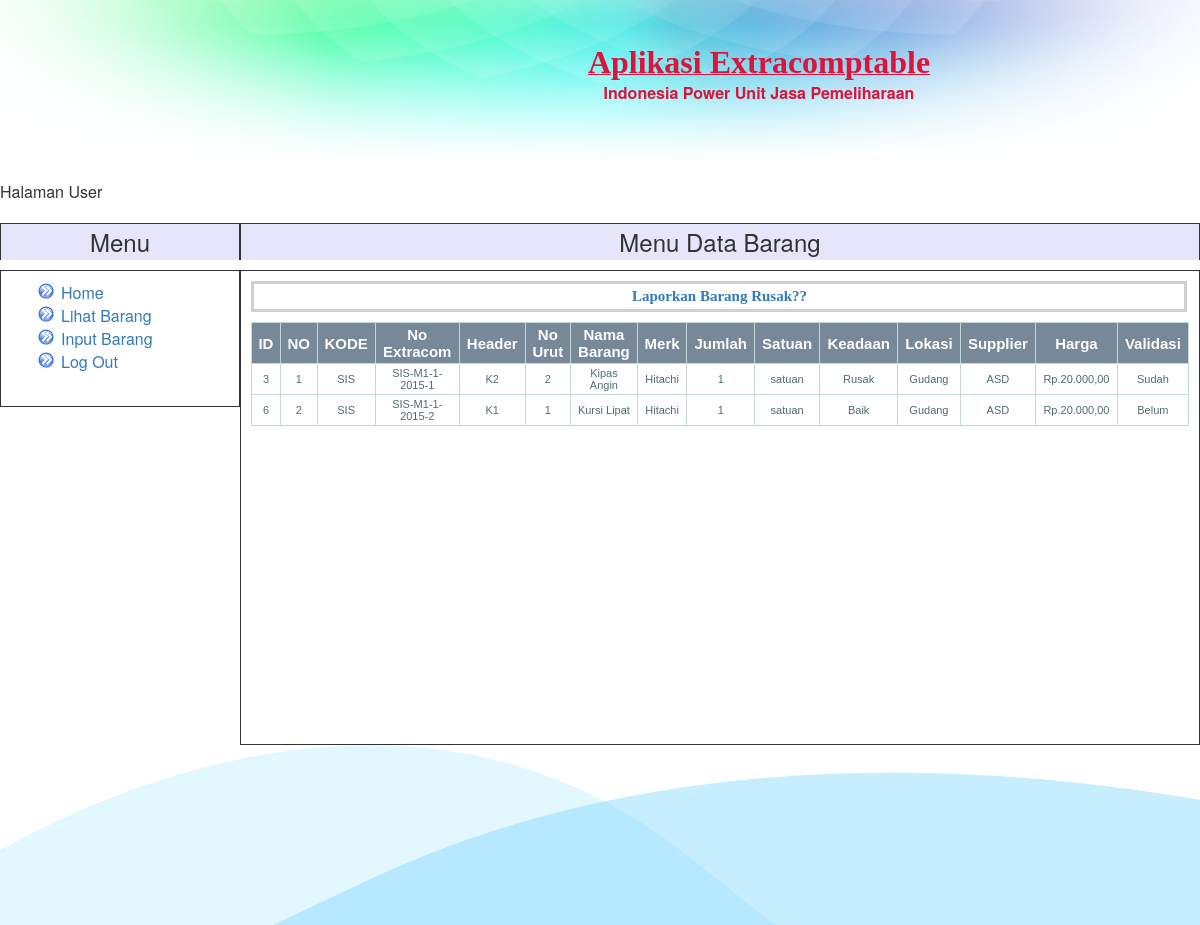
Screenshot of /user/index.php?page=barang (signed in) with the database file from the repository.
### tables this page shows
CREATE TABLE IF NOT EXISTS `detail_barang` (
`id` int(11) NOT NULL,
  `kode_akhir` int(11) NOT NULL,
  `kode` varchar(5) NOT NULL,
  `no_extracom` varchar(20) NOT NULL,
  `header` varchar(5) NOT NULL,
  `no_urut` int(11) NOT NULL,
  `namabrg` varchar(20) NOT NULL,
  `merk` varchar(20) NOT NULL,
  `jumlah` int(11) NOT NULL,
  `satuan` varchar(10) NOT NULL,
  `keadaan` varchar(20) NOT NULL,
  `lokasi` varchar(20) NOT NULL,
  `supplier` varchar(20) NOT NULL,
  `harga` int(11) NOT NULL,
  `validasi` varchar(20) NOT NULL
);

### user/lihat_barang.php (the view)
<?php
include "../include/koneksi_db.php";
include "link.php";
$user = $_SESSION['user'];
$cariuser = mysql_query("select * from admin where username='$user'" , $konek);
$cs = mysql_fetch_array($cariuser);
$user = $cs['kode'];
$query2=mysql_query("SELECT * FROM detail_barang where kode='$user'");
?>
<table class="table-data" border=1 width=100% border=0 >
<tr>
<td class="head-data4">ID</td>
<td class="head-data4">NO</td>
<td class="head-data4">KODE</td>
<td class="head-data4">No Extracom</td>
<td class="head-data4">Header</td>
<td class="head-data4">No Urut</td>
<td class="head-data4">Nama Barang</td>
<td class="head-data4">Merk</td>
<td class="head-data4">Jumlah</td>
<td class="head-data4">Satuan</td>
<td class="head-data4">Keadaan</td>
<td class="head-data4">Lokasi</td>
<td class="head-data4">Supplier</td>
<td class="head-data4">Harga</td>
<td class="head-data4">Validasi</td>
</tr>
<?php
while ($hasil=mysql_fetch_array($query2)) { ?>
<tr>
	<td class='td-data'><?php echo $hasil['id'] ?></td>
	<td class='td-data'><?php echo $hasil['kode_akhir']?></td>
	<td class='td-data'><?php echo $hasil['kode'] ?></td>
	<td class='td-data'><?php echo $hasil['no_extracom'] ?></td>
	<td class='td-data'><?php echo $hasil['header'] ?></td>
	<td class='td-data'><?php echo $hasil['no_urut'] ?></td>
	<td class='td-data'><?php echo $hasil['namabrg'] ?></td>
	<td class='td-data'><?php echo $hasil['merk'] ?></td>
	<td class='td-data'><?php echo $hasil['jumlah'] ?></td>
	<td class='td-data'><?php echo $hasil['satuan'] ?></td>
	<td class='td-data'><?php echo $hasil['keadaan'] ?></td>
	<td class='td-data'><?php echo $hasil['lokasi'] ?></td>
	<td class='td-data'><?php echo $hasil['supplier'] ?></td>
	<td class='td-data'>Rp.<?php echo number_format($hasil['harga'],2,",",".");?></td>
	<td class='td-data'><?php echo $hasil['validasi'] ?></td>
</tr>
<?php } ;
?>
</table>

### include/style.css (style rules this page uses)
body { background-color: #FFFFFF; color: black; margin-top: 0px; margin-left: 50px; margin-right: 50px; font-family: arial; font-size: 14px; }
.table-data { width: 100%; padding: 0; margin: 0 auto 1.5em auto; border-top: 1px solid #C1DAD7; border-left: 1px solid #C1DAD7; border-collapse:collapse; font-size:12px; font-family: verdana,arial,sans-serif; color:#545454; }
.td-data { font: normal 11px "Trebuchet MS", Verdana, Arial, Helvetica, sans-serif; border-right: 1px solid #C1DAD7; border-bottom: 1px solid #C1DAD7; padding: 3px 6px 3px 6px; color: #4f6b72; width: auto; text-align: center; }
.head-data4 { font: normal 15px "Trebuchet MS", Verdana, Arial, Helvetica, sans-serif; border-right: 1px solid #C1DAD7; border-bottom: 1px solid #C1DAD7; padding: 3px 6px 3px 6px; color: #FFFFFF; width: 10px; text-align: center; background-color:#778899; font-weight: bold; }

### rows the page displays
detail_barang: id "3", kode_akhir "1", kode "SIS", no_extracom "SIS-M1-1-2015-1", header "K2", no_urut "2", namabrg "Kipas Angin", merk "Hitachi", jumlah "1", satuan "satuan", keadaan "Rusak", lokasi "Gudang", supplier "ASD", harga "20.000,00", validasi "Sudah"
detail_barang: id "6", kode_akhir "2", kode "SIS", no_extracom "SIS-M1-1-2015-2", header "K1", no_urut "1", namabrg "Kursi Lipat", merk "Hitachi", jumlah "1", satuan "satuan", keadaan "Baik", lokasi "Gudang", supplier "ASD", harga "20.000,00", validasi "Belum"

### other values shown
$j "Menu Data Barang"
